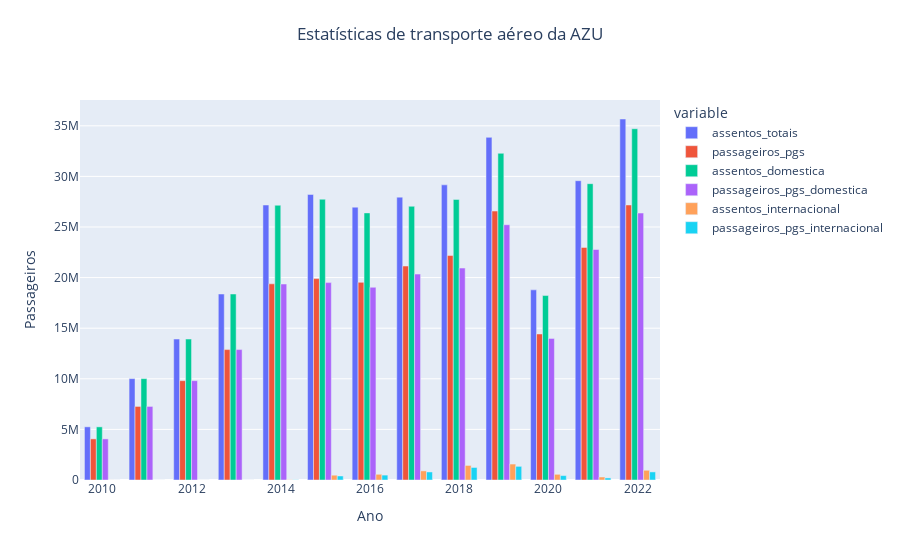

Notebook code cell kept with this figure:
### Code cell
extract_airline_data('AZU','AZUL')

### Figure 1 — Plotly figure (JSON) as saved in the notebook; plotly's stock layout.template omitted (floating-point values rounded to 4 significant figures)
{"data": [{"alignmentgroup": "True", "hovertemplate": "variable=assentos_totais<br>index=%{x}<br>value=%{y}<extra></extra>", "legendgroup": "assentos_totais", "marker": {"color": "#636efa", "pattern": {"shape": ""}}, "name": "assentos_totais", "offsetgroup": "assentos_totais", "orientation": "v", "showlegend": true, "textposition": "auto", "type": "bar", "x": [2010, 2011, 2012, 2013, 2014, 2015, 2016, 2017, 2018, 2019, 2020, 2021, 2022], "xaxis": "x", "y": [5254416, 10016072, 13926130, 18377802, 27173184, 28216564, 26958312, 27949734, 29164244, 33857732, 18786626, 29575076, 35670587], "yaxis": "y"}, {"alignmentgroup": "True", "hovertemplate": "variable=passageiros_pgs<br>index=%{x}<br>value=%{y}<extra></extra>", "legendgroup": "passageiros_pgs", "marker": {"color": "#EF553B", "pattern": {"shape": ""}}, "name": "passageiros_pgs", "offsetgroup": "passageiros_pgs", "orientation": "v", "showlegend": true, "textposition": "auto", "type": "bar", "x": [2010, 2011, 2012, 2013, 2014, 2015, 2016, 2017, 2018, 2019, 2020, 2021, 2022], "xaxis": "x", "y": [4061894, 7269969, 9815219, 12886397, 19384797, 19902655, 19528491, 21141455, 22179223, 26574182, 14428603, 22981282, 27175744], "yaxis": "y"}, {"alignmentgroup": "True", "hovertemplate": "variable=assentos_domestica<br>index=%{x}<br>value=%{y}<extra></extra>", "legendgroup": "assentos_domestica", "marker": {"color": "#00cc96", "pattern": {"shape": ""}}, "name": "assentos_domestica", "offsetgroup": "assentos_domestica", "orientation": "v", "showlegend": true, "textposition": "auto", "type": "bar", "x": [2010, 2011, 2012, 2013, 2014, 2015, 2016, 2017, 2018, 2019, 2020, 2021, 2022], "xaxis": "x", "y": [5250758, 10015836, 13926130, 18377684, 27148081, 27741809, 26394384, 27047807, 27725723, 32281169, 18224571, 29279638, 34709388], "yaxis": "y"}, {"alignmentgroup": "True", "hovertemplate": "variable=passageiros_pgs_domestica<br>index=%{x}<br>value=%{y}<extra></extra>", "legendgroup": "passageiros_pgs_domestica", "marker": {"color": "#ab63fa", "pattern": {"shape": ""}}, "name": "passageiros_pgs_domestica", "offsetgroup": "passageiros_pgs_domestica", "orientation": "v", "showlegend": true, "textposition": "auto", "type": "bar", "x": [2010, 2011, 2012, 2013, 2014, 2015, 2016, 2017, 2018, 2019, 2020, 2021, 2022], "xaxis": "x", "y": [4061243, 7269873, 9815219, 12886279, 19363614, 19505493, 19044126, 20347145, 20941567, 25225218, 13993002, 22775835, 26376329], "yaxis": "y"}, {"alignmentgroup": "True", "hovertemplate": "variable=assentos_internacional<br>index=%{x}<br>value=%{y}<extra></extra>", "legendgroup": "assentos_internacional", "marker": {"color": "#FFA15A", "pattern": {"shape": ""}}, "name": "assentos_internacional", "offsetgroup": "assentos_internacional", "orientation": "v", "showlegend": true, "textposition": "auto", "type": "bar", "x": [2010, 2011, 2012, 2013, 2014, 2015, 2016, 2017, 2018, 2019, 2020, 2021, 2022], "xaxis": "x", "y": [3658, 236, 0, 118, 25103, 474755, 563928, 901927, 1438521, 1576563, 562055, 295438, 961199], "yaxis": "y"}, {"alignmentgroup": "True", "hovertemplate": "variable=passageiros_pgs_internacional<br>index=%{x}<br>value=%{y}<extra></extra>", "legendgroup": "passageiros_pgs_internacional", "marker": {"color": "#19d3f3", "pattern": {"shape": ""}}, "name": "passageiros_pgs_internacional", "offsetgroup": "passageiros_pgs_internacional", "orientation": "v", "showlegend": true, "textposition": "auto", "type": "bar", "x": [2010, 2011, 2012, 2013, 2014, 2015, 2016, 2017, 2018, 2019, 2020, 2021, 2022], "xaxis": "x", "y": [651, 96, 0, 118, 21183, 397162, 484365, 794310, 1237656, 1348964, 435601, 205447, 799415], "yaxis": "y"}], "layout": {"barmode": "group", "legend": {"title": {"text": "variable"}, "tracegroupgap": 0}, "title": {"text": "Estatísticas de transporte aéreo da AZU", "x": 0.5, "xanchor": "center", "y": 0.95, "yanchor": "top"}, "xaxis": {"anchor": "y", "domain": [0, 1], "title": {"text": "Ano"}}, "yaxis": {"anchor": "x", "domain": [0, 1], "title": {"text": "Passageiros"}}}}
